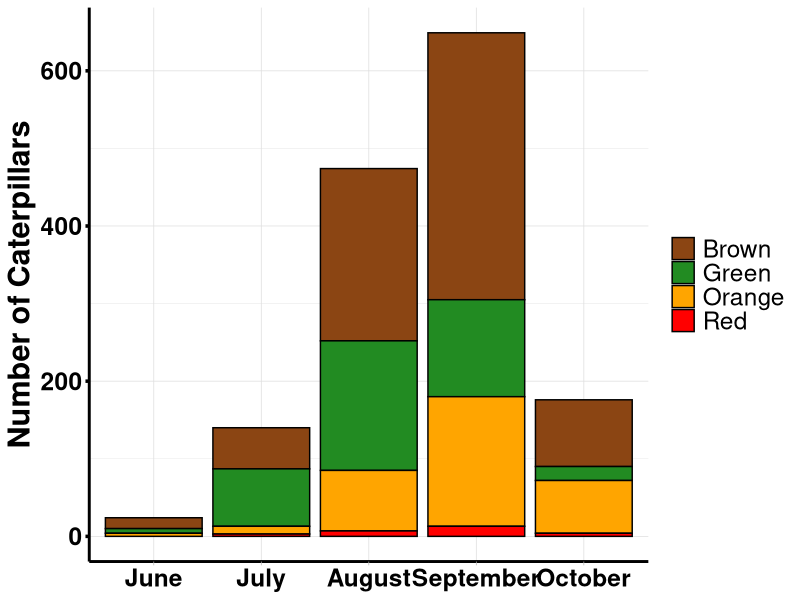
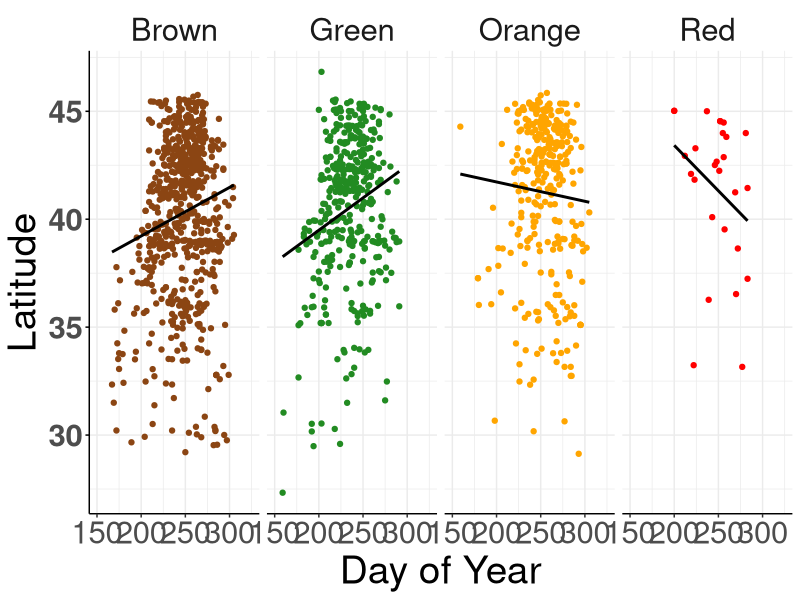
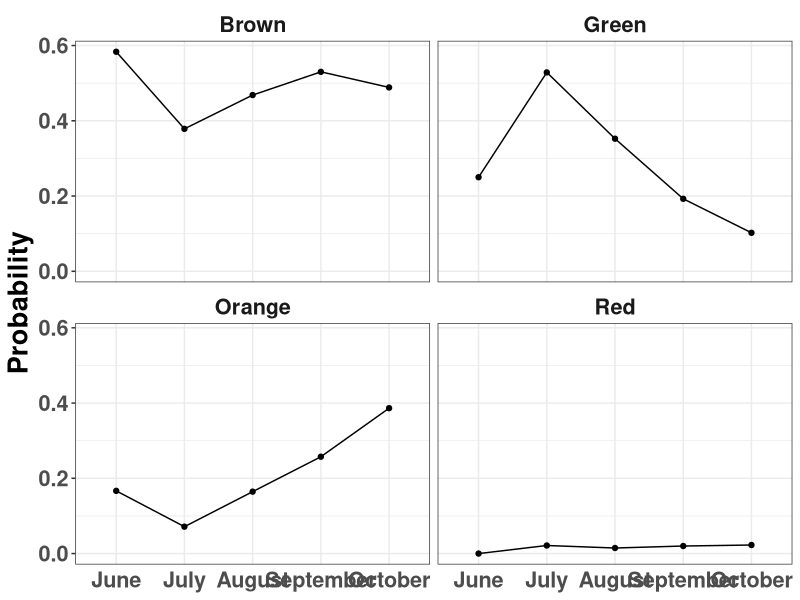

Recreate these plots in R, in order.
#packages needed
library(tidyverse)
library(dplyr)
library(ggplot2)
library(lme4)
library(afex)
library(nnet)
library(lubridate)
library(readxl)

##########################
#COLOR DATA - JUST 4 COLOR CATEGORIES: BROWN, GREEN, ORANGE, RED
##########################

#larvae color data from inaturalist
larvaecolor <- read.csv("updatedlarvaecolorinat.csv")

larvaecolor <- larvaecolor %>% filter(Month == "June" | Month == "July"|
                                        Month == "August"|Month == "September"|Month == "October")

#chi-squared test looking at month and color
chisq.test(larvaecolor$Color, larvaecolor$Month, correct=FALSE, simulate.p.value = TRUE)
#month and color are not independent


#count how many larvae by color - brown and green most frequent, 
updatedcolorcounts <- larvaecolor %>% count(Color)

#count how many larvae by color grouped by instar
updatedinstarcolor <- larvaecolor %>% group_by(Stage) %>% count(Color)

#count how many larvae by color grouped by month
updatedmonthcolor <- larvaecolor %>% group_by(Month) %>% count(Color)
updatedmonthcolor$Month <- factor(updatedmonthcolor$Month, levels = c("March", "April", "May", 
                                                                     "June", "July", "August", "September", "October", "November"))

#don't include March or April, May, or Nov (small sample sizes)
updatedmonthcolor <- updatedmonthcolor %>% filter(Month == "June" | Month == "July"|
                                                  Month == "August"|Month == "September"|Month == "October")


#graph showing proportions of caterpillar colors throughout the months
proportions <- ggplot(data = updatedmonthcolor,
                         mapping=aes(fill=Color, y=n, x=Month, color=Color))+
                    geom_bar(position='stack', stat='identity', colour="black") +
  scale_fill_manual(values = c("Brown" = "chocolate4",
                                 "Green" = "forestgreen",
                                 "Orange" = "orange",
                                 "Red" = "red"))+
  scale_color_manual(values = c("Brown" = "chocolate4",
                               "Green" = "forestgreen",
                               "Orange" = "orange",
                               "Red" = "red"))+
  theme_light()+
  theme(legend.title = element_blank(),
    strip.background = element_blank(),
        axis.text = element_text(color = "black"),
        axis.title.y = element_text(face="bold"),
        axis.text.x = element_text(face="bold"),
        axis.text.y = element_text(face="bold"),
        panel.border = element_blank(),
        axis.title.x = element_blank(),
        axis.ticks.y = element_line(colour = 'black', size = 1.2),
        axis.line.y = element_line(colour = 'black', size = 1),
        axis.line.x = element_line(colour = 'black', size = 1),
        axis.line = element_line(colour = 'black', size = 1),
        text = element_text(color = "black", size = 22))+
  ylab("Number of Caterpillars")

ggsave('colorproportions.pdf', proportions, device = "pdf", width=9.6, height= 6, units="in", dpi = 400)


#########################
#VIEW LATITUDE VS DAY OF YEAR - COLOR DATA
#########################

larvaecolorinat <- read_excel("updatedlarvaecolorinat.xlsx", 
                                      col_types = c("numeric", "text", "text", 
                                                    "text", "text", "text", "numeric", 
                                                    "date", "text", "text", "text", "text", 
                                                    "text", "text", "numeric", "numeric", 
                                                    "text", "text", "text", "text"))

#create column for day of the year
larvaecolorinat <- mutate (larvaecolorinat,day_of_year = yday(observed_on))

larvaecolorinat$Stage <- as.factor(larvaecolorinat$Stage)

str(larvaecolorinat)

#visualize day of year by latitude 
latitudegraph <- ggplot(data = larvaecolorinat %>% filter(Month == "June"| Month == "July"|
                                                                    Month == "August"|Month == "September"|Month == "October"),
                        mapping=aes(x=day_of_year, y=latitude, colour = Color))+
  geom_point()+ facet_grid(~Color)+
  scale_colour_manual(values = c("Brown" = "chocolate4",
                                 "Green" = "forestgreen",
                                 "Orange" = "orange",
                                 "Red" = "red"))+
  theme_bw()+
  theme(legend.title = element_blank(), #get rid of legend label
        strip.background = element_blank(),
        axis.line = element_line(colour = 'black', size = .5),
        axis.text.y = element_text(face="bold"),
        axis.ticks.y = element_line(colour = 'black', size = .5),
        panel.border = element_blank(),
        legend.background = element_rect(fill = NA, color = NA),
        text = element_text(size = 28, color = 'black'),
        legend.position="none")+
  scale_x_continuous(limits = c(150, 325))+
  xlab("Day of Year") + ylab("Latitude")+
  # stat_smooth(geom="line", color="black", size=1)
  stat_smooth(geom="line", method="lm", color="black", size=1)



ggsave('latitudeplots.png', latitudegraph, device = "png", width=12, height= 6.5, units="in", dpi = 400)


###########################################
#MULTINOMIAL LOGISTIC REGRESSION####
###########################################

#larvae color data from inaturalist - don't include March or April, May, or Nov (small sample sizes)
larvaecoloromitmonths <- larvaecolor %>% filter(Month == "June" | Month == "July"|
                                               Month == "August"|Month == "September"|Month == "October")

#check structure of data
str(larvaecoloromitmonths)

#the outcome variable is color (categorical)- make sure it's a factor 
larvaecoloromitmonths$Color <- as.factor(larvaecoloromitmonths$Color)

#the predictor is month (ordinal), put it in order
larvaecoloromitmonths$Month <- factor(larvaecoloromitmonths$Month, levels = c("June", "July", "August", "September", "October"))

#and make a numeric version for testing. replace Month with Month_num if you want to run this with month as a continuous variable.
larvaecoloromitmonths$Month_num <- as.numeric(larvaecoloromitmonths$Month)

# check which color is first in order - will be used as reference
levels(larvaecoloromitmonths$Color)
#brown as reference

#fit the model
multinomreg <- multinom(Color ~ Month, data = larvaecoloromitmonths)

#check the output
summary(multinomreg)
#we get ecoeffs and std errors.
#each row is 1 comparison
#in this case, June and brown are baselines
#the first row compares green to brown.
#ln(P(color = green)/P(color = brown)) = intercept + b1(month = 2) + b2(month = 3) + b3(month = 4)
#the log odds of being green vs being brown will decrease by 0.6 if moving from july to august
#the log odds of being green vs being brown will dcrease by 1.36 if moving from august to september

#we can see changes in log odds, but nnet does not give us p-values by default. we have to run our own Z tests and calculate p-values

z <- summary(multinomreg)$coefficients/summary(multinomreg)$standard.errors
z

# 2-tailed z multinomreg
p <- (1 - pnorm(abs(z), 0, 1))*2
p

#Now we can add to our initial interpretation:
#the log odds of being green vs being brown will decrease significantly  by 0.6 if moving from july to august

#keep brown as reference, fairly constant and high proportions 

odds_ratios <- exp(summary(multinomreg)$coefficients)
data.frame(t(odds_ratios))

#All else being equal, the month of august decreases the relative odds 
#of a green caterpillar versus brown by approximately 45% and increases the 
#relative odds of an orange caterpillar vs brown by approximately 86%. 

#to get predicted probabiltiy values, we need to set up an empty dataframe with the predictors of interest - in this case we want 1 column containing our months of interest
newdata <- data.frame(Month =c("June", "July", "August", "September", "October"))

#use the model to predict color probabilities
predict(multinomreg, newdata = newdata, "prob")

predict(multinomreg, newdata = newdata,interval = 'confidence')

#convert to a tibble for plotting
predictions <- as_tibble(predict(multinomreg, newdata = newdata, "prob")) %>%
  mutate(Month =c("June", "July", "August", "September", "October"))

#put month in the right order so that the graphs look right
predictions$Month <- factor(predictions$Month, levels = c("June", "July", "August", "September", "October"))

#and make it long
predictions_long <- predictions %>%
  pivot_longer(-Month, names_to = "color", values_to = "probability")


#plot predicted probabilities for each color for each month
probs<- ggplot(predictions_long, aes(x = Month, y = probability, group = color)) +
  geom_point()+
  geom_line()+
  theme_bw()+
  theme(strip.background = element_blank(),
        axis.ticks.x=element_blank(), #get rid of everything in the x axis
        axis.title.x=element_blank(),
        text = element_text(size = 19.5, face = "bold"))+
  facet_wrap(~color) + ylab("Probability")


ggsave('colorprobs.png', probs, device = "png", width=13, height= 5, units="in", dpi = 600)
